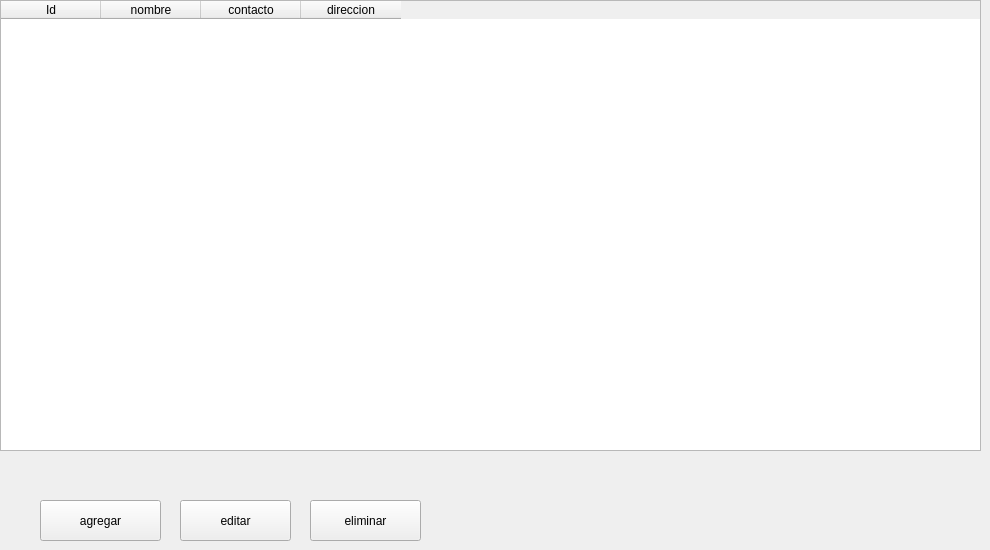
            <widget class="QWidget" name="proveedores">
             <widget class="QTableWidget" name="tbl_proveedores">
              <property name="geometry">
               <rect>
                <x>0</x>
                <y>0</y>
                <width>981</width>
                <height>451</height>
               </rect>
              </property>
              <property name="styleSheet">
               <string notr="true">#tbl_proveedores{
color:white
}

</string>
              </property>
              <column>
               <property name="text">
                <string>Id</string>
               </property>
              </column>
              <column>
               <property name="text">
                <string>nombre</string>
               </property>
              </column>
              <column>
               <property name="text">
                <string>contacto</string>
               </property>
              </column>
              <column>
               <property name="text">
                <string>direccion</string>
               </property>
              </column>
             </widget>
             <widget class="QPushButton" name="btn_agregarP">
              <property name="geometry">
               <rect>
                <x>40</x>
                <y>500</y>
                <width>121</width>
                <height>41</height>
               </rect>
              </property>
              <property name="cursor">
               <cursorShape>PointingHandCursor</cursorShape>
              </property>
              <property name="text">
               <string>agregar</string>
              </property>
              <property name="icon">
               <iconset>
                <normaloff>img/agregar.png</normaloff>img/agregar.png</iconset>
              </property>
              <property name="iconSize">
               <size>
                <width>40</width>
                <height>40</height>
               </size>
              </property>
             </widget>
             <widget class="QPushButton" name="btn_editarP">
              <property name="geometry">
               <rect>
                <x>180</x>
                <y>500</y>
                <width>111</width>
                <height>41</height>
               </rect>
              </property>
              <property name="cursor">
               <cursorShape>PointingHandCursor</cursorShape>
              </property>
              <property name="text">
               <string>editar</string>
              </property>
              <property name="icon">
               <iconset>
                <normaloff>img/actualizar.png</normaloff>img/actualizar.png</iconset>
              </property>
              <property name="iconSize">
               <size>
                <width>40</width>
                <height>40</height>
               </size>
              </property>
             </widget>
             <widget class="QPushButton" name="btn_eliminarP">
              <property name="geometry">
               <rect>
                <x>310</x>
                <y>500</y>
                <width>111</width>
                <height>41</height>
               </rect>
              </property>
              <property name="cursor">
               <cursorShape>PointingHandCursor</cursorShape>
              </property>
              <property name="text">
               <string>eliminar</string>
              </property>
              <property name="icon">
               <iconset>
                <normaloff>img/basura.png</normaloff>img/basura.png</iconset>
              </property>
              <property name="iconSize">
               <size>
                <width>40</width>
                <height>40</height>
               </size>
              </property>
             </widget>
            </widget>
